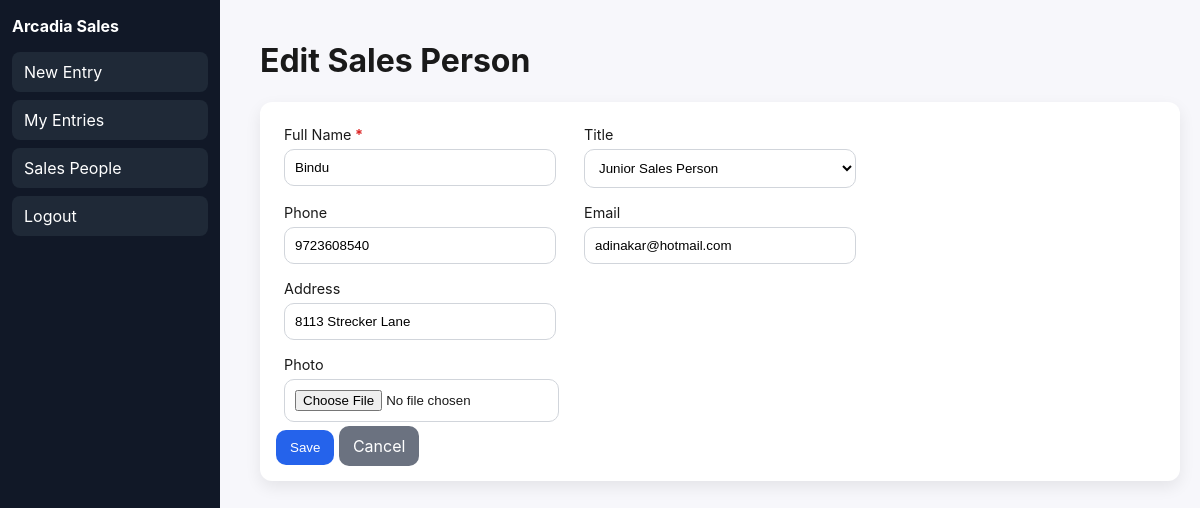
The page /crm/sales_people/2/edit (signed in) on the database its author committed.
### tables this page shows
CREATE TABLE sales_people (
                id INTEGER PRIMARY KEY AUTOINCREMENT,
                full_name TEXT NOT NULL,
                phone TEXT,
                email TEXT,
                address TEXT,
                title TEXT CHECK(title IN ('Junior Sales Person','Senior Sales Person')),
                photo_path TEXT,
                owner_username TEXT
            );

### webapp/app.py (the view)
        def wrapper(*args, **kwargs):
            user = current_user()
            if not user:
                return redirect(url_for('login', next=request.path))
            if role and user.role != role:
                flash('Unauthorized', 'error')
                return redirect(url_for('index'))
            return fn(*args, **kwargs)

### webapp/app.py (called while the page is built)
def current_user():
    if 'user_id' in session:
        db = SessionLocal()
        try:
            return db.query(User).get(session['user_id'])
        finally:
            db.close()
    return None

def login_required(role=None):
    def decorator(fn):
        def wrapper(*args, **kwargs):
            user = current_user()
            if not user:
                return redirect(url_for('login', next=request.path))
            if role and user.role != role:
                flash('Unauthorized', 'error')
                return redirect(url_for('index'))
            return fn(*args, **kwargs)
        wrapper.__name__ = fn.__name__
        return wrapper
    return decorator

### webapp/templates/crm_sales_people_form.html (shortened to what this page needs)
{% extends 'base.html' %}
{% block content %}
<h1>{{ 'Edit' if person else 'Add' }} Sales Person</h1>
<form method="post" class="card form" enctype="multipart/form-data">
  <div class="form-row">
    <label class="required"><span class="label-text">Full Name</span>
      <input type="text" name="full_name" value="{{ person.full_name if person else '' }}" required>
    </label>
    <label>Title
      <select name="title">
        {% set titles = ['Junior Sales Person','Senior Sales Person'] %}
        {% for t in titles %}
          <option value="{{ t }}" {% if person and person.title==t %}selected{% endif %}>{{ t }}</option>
        {% endfor %}
      </select>
    </label>
  </div>
  <div class="form-row">
    <label>Phone
      <input type="text" name="phone" value="{{ person.phone if person else '' }}">
    </label>
    <label>Email
      <input type="email" name="email" value="{{ person.email if person else '' }}">
    </label>
  </div>
  <div class="form-row">
    <label class="wide">Address
      <input type="text" name="address" value="{{ person.address if person else '' }}">
    </label>
  </div>
  <div class="form-row">
    <label>Photo
      <input type="file" name="photo" accept="image/*">
    </label>
  </div>
  <div class="actions">
    <button class="btn" type="submit">Save</button>
    <a class="btn secondary" href="{{ url_for('crm_sales_people') }}">Cancel</a>
  </div>
</form>
{% endblock %}

### webapp/static/styles.css (style rules this page uses)
* { box-sizing:border-box }
body { font-family:Inter,system-ui,Arial,sans-serif;margin:0;background:#f7f7fb;color:#1a1a1a }
a { color:#0a66c2;text-decoration:none }
.card { background:#fff;border-radius:12px;padding:16px;box-shadow:0 6px 16px rgba(0,0,0,.08);margin-bottom:16px }
.form label { display:flex;flex-direction:column;font-size:.9rem;margin:8px }
.form input,.form select,.form textarea { padding:10px;border:1px solid #d1d5db;border-radius:10px;margin-top:6px;background:#fff }
.form .form-row { display:grid;grid-template-columns:repeat(3,1fr);gap:12px }
.btn { background:#2563eb;color:#fff;border:none;padding:10px 14px;border-radius:10px;cursor:pointer }
.btn.secondary { background:#6b7280 }
.form label.required .label-text::after { content:' *'; color:#dc2626; font-weight:700 }

### rows shown on the page
sales_people: full_name "Bindu", title "Junior Sales Person", phone "9723608540", email "adinakar@hotmail.com", address "8113 Strecker Lane"

### other values the page prints
{{ 'Edit' if person else 'Add' }} "Edit"
